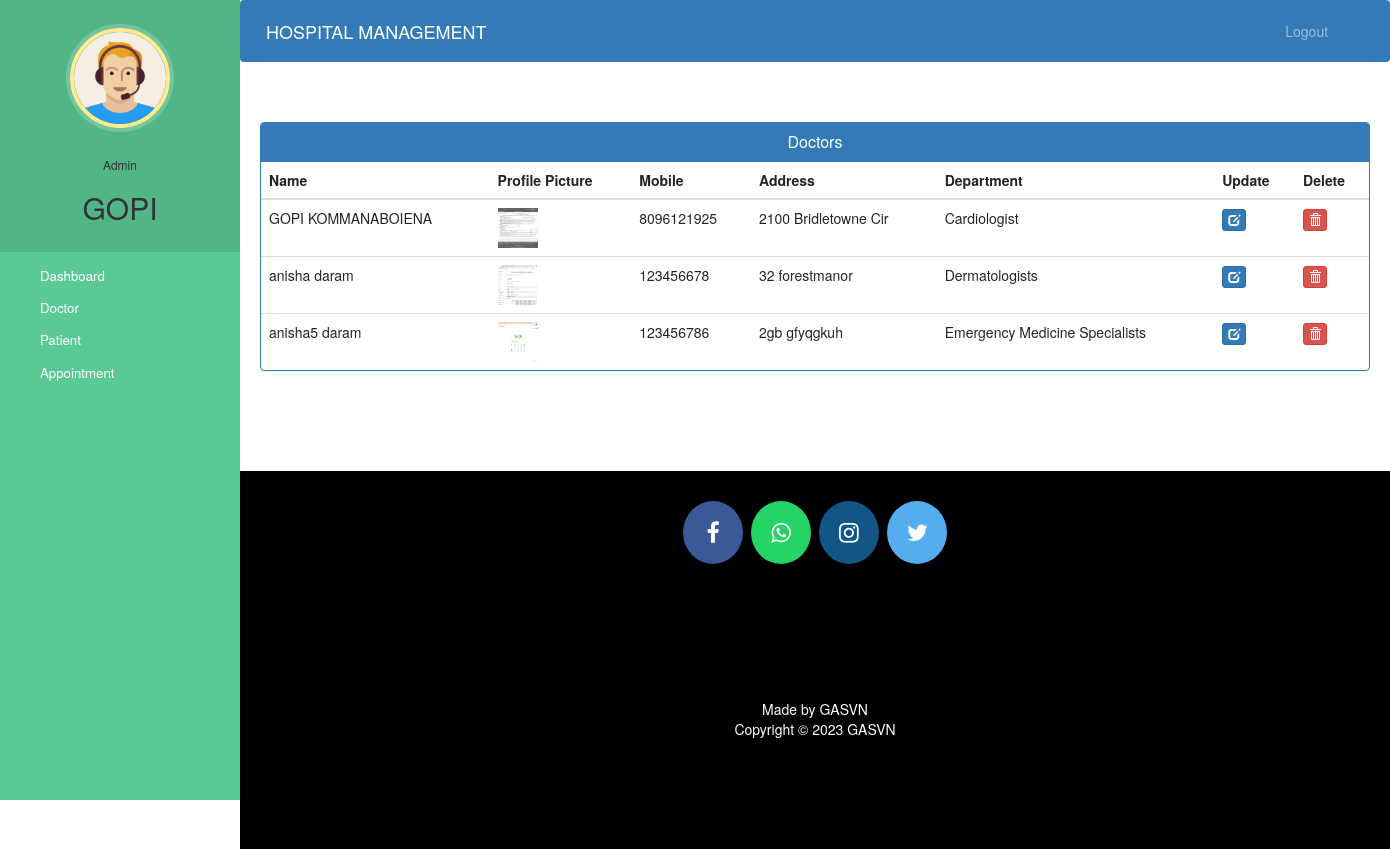
The app's page /admin-view-doctor (signed in) with its own data.
### hospital/models.py (models this page shows, shortened)
class Doctor(models.Model):
    user=models.OneToOneField(User,on_delete=models.CASCADE)
    profile_pic= models.ImageField(upload_to='profile_pic/DoctorProfilePic/',null=True,blank=True)
    address = models.CharField(max_length=40)
    mobile = models.CharField(max_length=20,null=True)
    department= models.CharField(max_length=50,choices=departments,default='Cardiologist')
    status=models.BooleanField(default=False)
    @property
    def get_name(self):
        return self.user.first_name+" "+self.user.last_name

### hospital/views.py (the view)
# urls.py: path('admin-view-doctor', views.admin_view_doctor_view,name='admin-view-doctor'),
@login_required(login_url='adminlogin')
@user_passes_test(is_admin)
def admin_view_doctor_view(request):
    doctors=models.Doctor.objects.all().filter(status=True)
    return render(request,'hospital/admin_view_doctor.html',{'doctors':doctors})

### hospital/views.py (called while the page is built)
def is_admin(user):
    return user.groups.filter(name='ADMIN').exists()

### templates/hospital/admin_view_doctor.html (shortened to what this page needs)
{% extends 'hospital/admin_base.html' %}
{% block content %}
{%load static%}
<head>
  <link href="//netdna.bootstrapcdn.com/bootstrap/3.0.0/css/bootstrap.min.css" rel="stylesheet" id="bootstrap-css">
</head>
<div class="container">
  <div class="panel panel-primary">
    <div class="panel-heading">
      <h6 class="panel-title">Doctors</h6>
    </div>
    <table class="table table-hover" id="dev-table">
      <thead>
        <tr>
          <th>Name</th>
          <th>Profile Picture</th>
          <th>Mobile</th>
          <th>Address</th>
          <th>Department</th>
          <th>Update</th>
          <th>Delete</th>
        </tr>
      </thead>
      {% for d in doctors %}
      <tr>
        <td> {{d.get_name}}</td>
        <td> <img src="{% static d.profile_pic.url %}" alt="Profile Pic" height="40px" width="40px" /></td>
        <td>{{d.mobile}}</td>
        <td>{{d.address}}</td>
        <td>{{d.department}}</td>
        <td><a class="btn btn-primary btn-xs" href="{% url 'update-doctor' d.id  %}"><span class="glyphicon glyphicon-edit"></span></a></td>
        <td><a class="btn btn-danger btn-xs" href="{% url 'delete-doctor-from-hospital' d.id  %}"><span class="glyphicon glyphicon-trash"></span></a></td>
      </tr>
      {% endfor %}
    </table>
  </div>
</div>
{% endblock content %}

### templates/hospital/admin_base.html (shortened to what this page needs)
<!DOCTYPE html>
{% load static %}
<html lang="en">
<head>
  <link rel="stylesheet" href="https://stackpath.bootstrapcdn.com/bootstrap/4.3.1/css/bootstrap.min.css">
  <link rel="stylesheet" href="https://maxcdn.bootstrapcdn.com/font-awesome/4.7.0/css/font-awesome.min.css">
  <link rel="stylesheet" href="{% static '/style.css' %}">
</head>
<body>
  <nav class="menu" tabindex="0">
    <header class="avatar">
      <img src="{% static "images/adminpropic.png" %}" />
      <br><br>
      <h6>Admin</h6>
      <h2>{{request.user.first_name}}</h2>
    </header>
    <ul>
      <li tabindex="0" class="icon-dashboard"> <a style="color:white; text-decoration:none;" href="/admin-dashboard"><span>Dashboard</span></a> </li>
      <li tabindex="0" class="icon-customers"> <a style="color:white; text-decoration:none;" href="/admin-doctor"><span>Doctor</span></a></li>
      <li tabindex="0" class="icon-users"> <a style="color:white; text-decoration:none;" href="/admin-patient"><span>Patient</span></a></li>
      <li tabindex="0" class="icon-calendar"> <a style="color:white; text-decoration:none;" href="/admin-appointment"><span>Appointment</span></a></li>
    </ul>
  </nav>
  <main>
    <div class="bs-example">
      <nav class="navbar navbar-expand-md  navbar-dark fixed-top" style="background:#337AB7;">
        <a href="/admin-dashboard" class="navbar-brand">HOSPITAL MANAGEMENT</a>
        <div class="collapse navbar-collapse justify-content-between" id="navbarCollapse">
          <div class="navbar-nav" style=" margin-left: 90%;">
            <a href="/logout" class="nav-item nav-link">Logout</a>
          </div>
        </div>
      </nav>
    </div>
    <br><br>
    {% block content %}
    {% endblock content %}
    <br><br><br><br>
    <footer>
      <p>
        <a id="ftr" href="https://www.facebook.com/" class="fa fa-facebook"></a>
        <a id="ftr" href="https://api.whatsapp.com/send?phone=12498763269&text=Hello%20Gopi.%0d%0aHow%20are%20you%20%3f%0d%0aI%20came%20from%20your%20website.&source=&data=#" class="fa fa-whatsapp"></a>
        <a id="ftr" href="https://www.instagram.com/gopi.kommanaboiena/?hl=en" class="fa fa-instagram"></a>
        <a id="ftr" href="https://twitter.com/i/flow/login?lang=en" class="fa fa-twitter"></a>
      </p>
      <br>
      <div class="container">
        <div class="row">
          <div class="col-md-12 col-sm-12">
            <div style="color:#ffffff;" class="wow fadeInUp footer-copyright">
              <p>Made by GASVN <br>
                Copyright &copy; 2023 GASVN </p>
            </div>
          </div>
        </div>
      </div>
    </footer>
  </main>
</body>
</html>

### static/style.css (style rules this page uses)
body { padding-left: 240px; }
main { position: relative; height: 100vh; }
.menu { background: #5bc995; height: 100vh; width: 240px; position: fixed; top: 0px; left: 0; z-index: 5; outline: none; }
.menu .avatar { background: rgba(0, 0, 0, 0.1); padding: 2em 0.5em; text-align: center; }
.menu .avatar img { width: 100px; border-radius: 50%; overflow: hidden; border: 4px solid #ffea92; box-shadow: 0 0 0 4px rgba(255, 255, 255, 0.2); }
.menu .avatar h2 { font-weight: normal; margin-bottom: 0; }
.menu ul { list-style: none; padding: 0.5em 0; margin: 0; }
.menu ul li { padding: 0.5em 1em 0.5em 3em; font-size: 0.95em; font-weight: regular; background-repeat: no-repeat; background-position: left 15px center; background-size: auto 20px; transition: all 0.15s linear; cursor: pointer; }
.menu ul li.icon-dashboard { background-image: url("http://www.entypo.com/images//gauge.svg"); }
.menu ul li.icon-customers { background-image: url("http://www.entypo.com/images//briefcase.svg"); }
.menu ul li.icon-users { background-image: url("http://www.entypo.com/images//users.svg"); }
.menu ul li.icon-calendar { background-image: url("http://www.entypo.com/images//calendar.svg"); }

### templates/hospital/admin_base.html (style rules this page uses)
a:link { text-decoration: none; }
a { color: white; }
footer { padding: 0px 0px 0px 0px; background-color: black; margin: 0px; }
#ftr { padding: 20px; }
.fa { font-size: 23px; width: 60px; text-align: center; text-decoration: none; margin: 5px 2px; border-radius: 50%; }
.fa-facebook { background: #3B5998; color: white; margin-top: 30px; }
.fa-whatsapp { background: #25d366; color: white; }
.fa-twitter { background: #55ACEE; color: white; }
.fa-instagram { background: #125688; color: white; }
p { text-align: center; }
body { padding-left: 240px; }
main { position: relative; height: 100vh; }
.menu { background: #5bc995; height: 100vh; width: 240px; position: fixed; top: 0px; left: 0; z-index: 5; outline: none; }
.menu .avatar { background: rgba(0, 0, 0, 0.1); padding: 2em 0.5em; text-align: center; }
.menu .avatar img { width: 100px; border-radius: 50%; overflow: hidden; border: 4px solid #ffea92; box-shadow: 0 0 0 4px rgba(255, 255, 255, 0.2); }
.menu .avatar h2 { font-weight: normal; margin-bottom: 0; }
.menu ul { list-style: none; padding: 0.5em 0; margin: 0; }
.menu ul li { padding: 0.5em 1em 0.5em 3em; font-size: 0.95em; font-weight: regular; background-repeat: no-repeat; background-position: left 15px center; background-size: auto 20px; transition: all 0.15s linear; cursor: pointer; }
.menu ul li.icon-dashboard { background-image: url("http://www.entypo.com/images//gauge.svg"); }
.menu ul li.icon-customers { background-image: url("http://www.entypo.com/images//briefcase.svg"); }
.menu ul li.icon-users { background-image: url("http://www.entypo.com/images//users.svg"); }
.menu ul li.icon-calendar { background-image: url("http://www.entypo.com/images//calendar.svg"); }

### templates/hospital/admin_view_doctor.html (style rules this page uses)
a:link { text-decoration: none; }
h6 { text-align: center; }
.row { margin: 100px; }

### records on screen
Doctor: get_name "GOPI KOMMANABOIENA", profile_pic (picture), mobile "8096121925", address "2100 Bridletowne Cir", department "Cardiologist"
Doctor: get_name "anisha daram", profile_pic (picture), mobile "123456678", address "32 forestmanor", department "Dermatologists"
Doctor: get_name "anisha5 daram", profile_pic (picture), mobile "123456786", address "2gb gfyqgkuh", department "Emergency Medicine Specialists"

### other values on screen
{{ request.user.first_name }} "GOPI"
